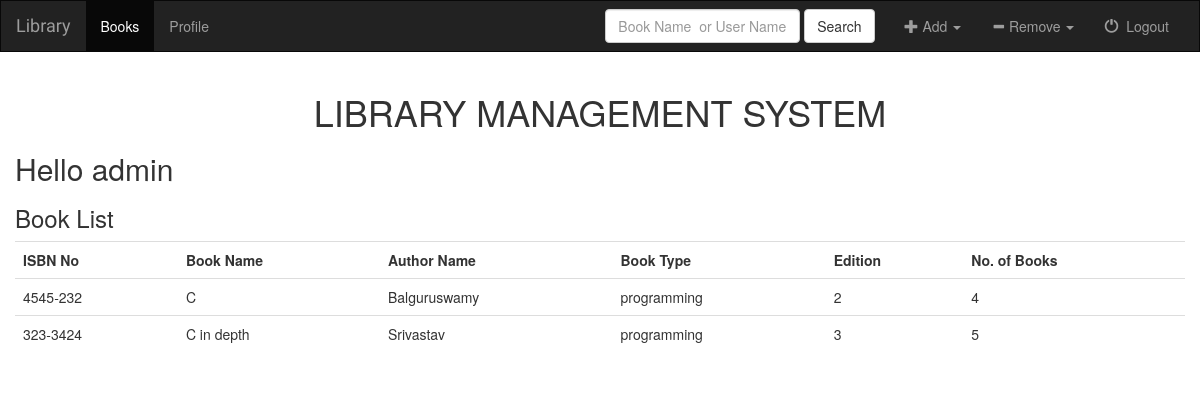
The page / (signed in) on the database its author committed.
### books/models.py (models this page shows, shortened)
class Book(models.Model):
    isbn_no = models.CharField(max_length=100, null=False)
    book_name = models.CharField(max_length=100)
    author_name = models.CharField(max_length=100)
    book_type = models.CharField(max_length=15, choices=BOOK_CHOICES)
    edition = models.IntegerField()
    no_of_books = models.IntegerField()

### books/views.py (the view)
# urls.py: url(r'^$', views.home, name='home'),
@login_required
def home(request):
    username = request.user.username
    book_list = Book.objects.order_by('book_name')[:50]
    return render(request, 'books/home.html', {'book_list': book_list, 'username': username})

### books/templates/books/home.html (shortened to what this page needs)
{% extends 'books/base.html' %}
{% block books_active %}active{% endblock %}
{% block search %}
    <form class="navbar-form navbar-left" action="{% url 'books:search' %}" method="get">
        <div class="form-group">
            <input type="text" class="form-control" name="book_name" placeholder="Book Name {% if username == 'admin' %} or User Name {% endif %}">
        </div>
        <button type="submit" class="btn btn-default">Search</button>
    </form>
{% endblock %}
{% block content %}
    <h1><p class="text-uppercase text-center">Library Management System</p></h1>
    <h2>Hello {{ username }}</h2>
    <h3>Book List</h3>
    {% if book_list %}
        <table class="table table-hover">
            <tr>
                <th>ISBN No</th>
                <th>Book Name</th>
                <th>Author Name</th>
                <th>Book Type</th>
                <th>Edition</th>
                <th>No. of Books</th>
            </tr>
            {% for book in book_list %}
                <tr data-toggle="modal" data-target="#{{ book.isbn_no }}">
                    <td>{{ book.isbn_no }}</td>
                    <td>{{ book.book_name }}</td>
                    <td>{{ book.author_name }}</td>
                    <td>{{ book.book_type }}</td>
                    <td>{{ book.edition }}</td>
                    <td>{{ book.no_of_books }}</td>
                </tr>
            {% endfor %}
        </table>
    {% else %}
        <h3 style="color: red;">No book is available</h3>
    {% endif %}
{% endblock %}

### books/templates/books/base.html (shortened to what this page needs)
<!DOCTYPE html>
<html lang="en">
<head>
    {% load staticfiles %}
    <link rel="stylesheet" href="{% static 'books/css/bootstrap.min.css' %}">
    <link rel="stylesheet" href="{% static 'books/css/style.css' %}">
</head>
<body>
    <nav class="navbar navbar-inverse">
        <div class="container-fluid">
            <div class="navbar-header">
                <a class="navbar-brand" href="{% url 'books:home' %}">Library</a>
            </div>
            <div class="collapse navbar-collapse" id="topNavBar">
                <ul class="nav navbar-nav">
                    <li class="{% block books_active %}{% endblock %}"><a href="{% url 'books:home' %}">Books</a></li>
                    <li class="{% block profile_active %}{% endblock %}"><a href="{% url 'books:profile' %}">Profile</a></li>
                </ul>
                <ul class="nav navbar-nav navbar-right">
                    {% block search %}
                    {% endblock %}
                    {% if username == 'admin' %}
                        <li class="dropdown">
                            <a href="#" class="dropdown-toggle" data-toggle="dropdown" role="button" aria-haspopup="true" aria-expanded="false"><span class="glyphicon glyphicon-plus" aria-hidden="true"></span> Add <span class="caret"></span></a>
                        </li>
                        <li class="dropdown">
                            <a href="#" class="dropdown-toggle" data-toggle="dropdown" role="button" aria-haspopup="true" aria-expanded="false"><span class="glyphicon glyphicon-minus" aria-hidden="true"></span> Remove <span class="caret"></span></a>
                        </li>
                    {% endif %}
                    <li>
                        <a href="{% url 'books:logout_user' %}">
                            <span class="glyphicon glyphicon-off" aria-hidden="true"></span>&nbsp; Logout
                        </a>
                    </li>
                </ul>
            </div>
        </div>
    </nav>
    <div class="container-fluid">
        {% block content %}
        {% endblock %}
    </div>
</body>
</html>

### books/static/books/css/style.css (style rules this page uses)
* { -webkit-box-sizing: border-box; -moz-box-sizing: border-box; -ms-box-sizing: border-box; box-sizing: border-box; }
.navbar { border-radius: 0; }
.navbar-brand { font-family: 'Satisfy', cursive; }

### rows shown on the page
Book: isbn_no "4545-232", book_name "C", author_name "Balguruswamy", book_type "programming", edition "2", no_of_books "4"
Book: isbn_no "323-3424", book_name "C in depth", author_name "Srivastav", book_type "programming", edition "3", no_of_books "5"

### other values the page prints
{{ username }} "admin"
